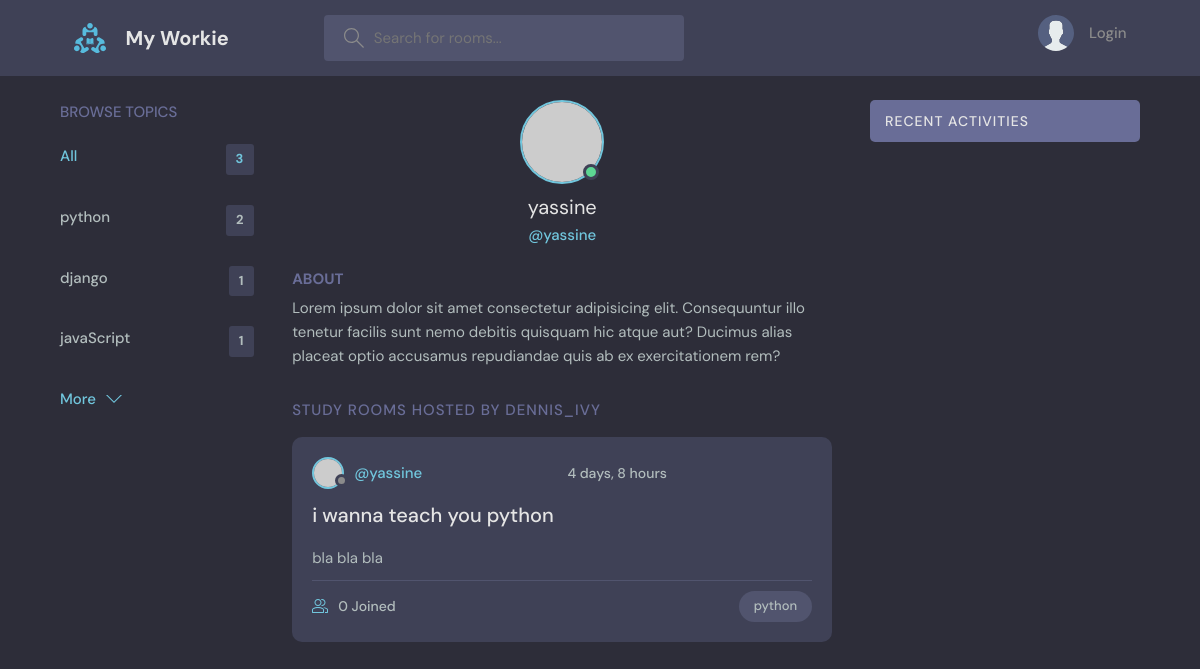
The page /profile/2 on the database as committed earlier.
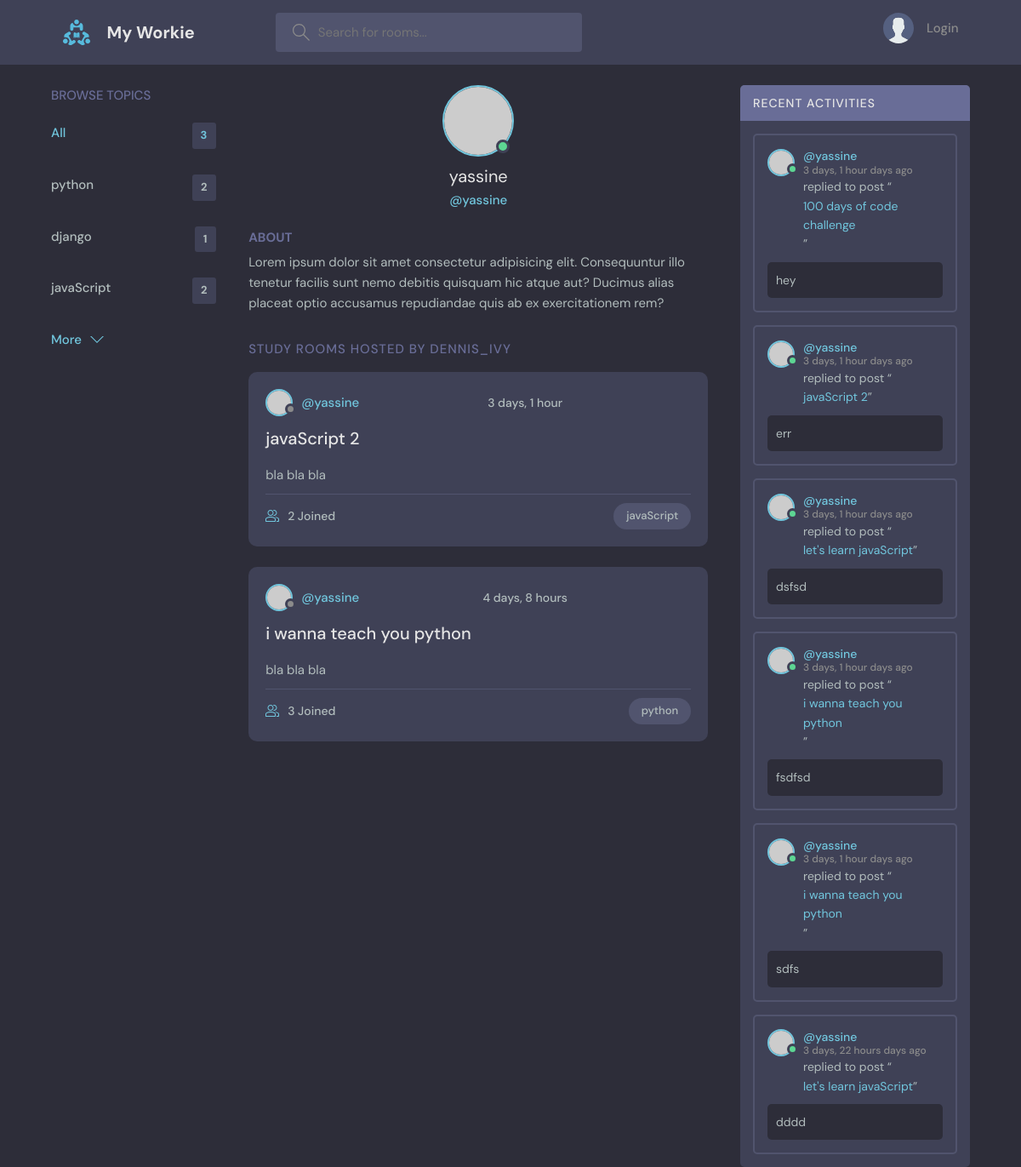
The same page on the database as committed later.
### base/models.py (models this page shows, shortened)
class Topic(models.Model):
    name = models.CharField(max_length=200)

class Room(models.Model):
    host = models.ForeignKey(User, on_delete=models.SET_NULL, null=True)
    topic = models.ForeignKey(Topic, on_delete=models.SET_NULL, null=True)
    name = models.CharField(max_length=200)
    description = models.TextField(null=True, blank=True)
    participants = models.ManyToManyField(User,related_name='participants', blank=True)
    updated = models.DateTimeField(auto_now=True)
    created = models.DateTimeField(auto_now_add=True)
    class Meta:
        ordering = ['-updated','-created']
    def __str__(self):
        return self.name

class Message(models.Model):
    user = models.ForeignKey(User, on_delete=models.CASCADE)
    room = models.ForeignKey(Room, on_delete=models.CASCADE)
    body = models.TextField(null=True, blank=True)
    updated = models.DateTimeField(auto_now=True)
    created = models.DateTimeField(auto_now_add=True)
    class Meta:
        ordering = ['-updated','-created']

### base/views.py (the view)
# urls.py: path('profile/<str:pk>', views.userProfile, name='user-profile'),
def userProfile(request,pk):
    user = User.objects.get(id=pk)
    rooms= user.room_set.all()
    room_messages = user.message_set.all().order_by('-created')
    topics = Topic.objects.all()
    context = {'user': user, 'rooms': rooms, 'room_messages': room_messages,'topics': topics}
    return render(request, 'base/profile.html',context)

### base/templates/base/profile.html (shortened to what this page needs)
{% extends 'main.html' %}
{% block content %}
  <main class="profile-page layout layout--3">
    <div class="container">
      {% include 'base/topics_component.html' %}
      <div class="roomList">
        <div class="profile">
          <div class="profile__avatar">
            <div class="avatar avatar--large active">
              <img src="https://randomuser.me/api/portraits/men/11.jpg" />
            </div>
          </div>
          <div class="profile__info">
            <h3>{{user.username}}</h3>
            <p>@{{user.username}}</p>
          </div>
          <div class="profile__about">
            <h3>About</h3>
            <p>
              Lorem ipsum dolor sit amet consectetur adipisicing elit. Consequuntur illo tenetur
              facilis sunt nemo debitis quisquam hic atque aut? Ducimus alias placeat optio
              accusamus repudiandae quis ab ex exercitationem rem?
            </p>
          </div>
        </div>
        <div class="roomList__header">
          <div>
            <h2>Study Rooms Hosted by dennis_ivy</a>
            </h2>
          </div>
        </div>
        {% include 'base/feed_component.html' %}
      </div>
      {% include 'base/activity_component.html' %}
    </div>
  </main>
{% endblock content %}

### base/templates/base/topics_component.html
<div class="topics">
          <div class="topics__header">
            <h2>Browse Topics</h2>
          </div>
          <ul class="topics__list">
            <li>
              <a href="{% url 'home' %}" class="active">All <span>{{topics.count}}</span></a>
            </li>
            {% for topic in topics %}
            <li>
              <a href="{% url 'home' %}?q={{topic.name}}">{{topic.name}} <span>{{topic.room_set.all.count}}</span></a>
            </li>
            {% endfor %}
          </ul>
          <a class="btn btn--link" href="{% url 'topics' %}">
            More
            <svg version="1.1" xmlns="http://www.w3.org/2000/svg" width="32" height="32" viewBox="0 0 32 32">
              <title>chevron-down</title>
              <path d="M16 21l-13-13h-3l16 16 16-16h-3l-13 13z"></path>
            </svg>
          </a>
</div>

### base/templates/base/feed_component.html (shortened to what this page needs)
{% for room in rooms %}
<div class="roomListRoom">
            <div class="roomListRoom__header">
              <a href="{% url 'user-profile' room.host.id %}" class="roomListRoom__author">
                <div class="avatar avatar--small">
                  <img src="https://randomuser.me/api/portraits/women/11.jpg" />
                </div>
                <span>@{{room.host.username}}</span>
              </a>
              <div class="roomListRoom__actions">
                <span>{{room.created | timesince}}</span>
              </div>
            </div>
            <div class="roomListRoom__content">
              <a href="{% url 'room' room.id %}">{{room.name}}</a>
              <p>
                {{room.description}}
              </p>
            </div>
            <div class="roomListRoom__meta">
              <a href="{% url 'room' room.id %}" class="roomListRoom__joined">
                {{room.participants.all.count}} Joined
              </a>
              <p class="roomListRoom__topic">{{room.topic.name}}</p>
            </div>
          </div>
{% endfor %}

### base/templates/base/activity_component.html (shortened to what this page needs)
<div class="activities">
          <div class="activities__header">
            <h2>Recent Activities</h2>
          </div>
          {% for message in room_messages %}
          <div class="activities__box">
            <div class="activities__boxHeader roomListRoom__header">
              <a href="{% url 'user-profile' message.user.id %}" class="roomListRoom__author">
                <div class="avatar avatar--small active">
                  <img src="https://randomuser.me/api/portraits/men/13.jpg" />
                </div>
                <p>
                  @{{message.user}}
                  <span>{{message.created|timesince}} days ago</span>
                </p>
              </a>
            </div>
            <div class="activities__boxContent">
              <p>replied to post “<a href="{% url 'room' message.room.id%}">{{message.room}}</a>”</p>
              <div class="activities__boxRoomContent">
                {{message.body}}
              </div>
            </div>
          </div>
          {% endfor %}
        </div>

Rows that differ between the two databases and show on the page:
computed for Topic "javaScript": room_set.all.count "1" → "2"
added Room: host.username "yassine", created "3 days, 1 hour", name "javaScript 2", description "bla bla bla", participants.all.count "2", topic.name "javaScript"
changed Room "i wanna teach you python": participants.all.count "0" → "3"
added Message: user "yassine", created "3 days, 1 hour", room "100 days of code challenge", body "hey"
added Message: user "yassine", created "3 days, 1 hour", room "javaScript 2", body "err"
added Message: user "yassine", created "3 days, 1 hour", room "let's learn javaScript", body "dsfsd"
added Message: user "yassine", created "3 days, 1 hour", room "i wanna teach you python", body "fsdfsd"
added Message: user "yassine", created "3 days, 1 hour", room "i wanna teach you python", body "sdfs"
added Message: user "yassine", created "3 days, 22 hours", room "let's learn javaScript", body "dddd"
